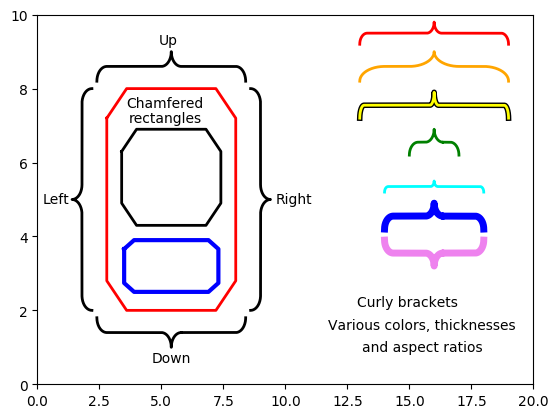

Write Python code to recreate this figure.


#Use the following 3 lines to create a curly bracket
import matplotlib.pyplot as plt
from nmtp_pyplot_tools import plot_curly_bracket
plot_curly_bracket("left",(1.4,2.2),(2.0,8.0))

#Use the following 3 lines to create a chamfered rectangle
import matplotlib.pyplot as plt
from nmtp_pyplot_tools import plot_chamfered_rectangle
plot_chamfered_rectangle([5.4,5.6],[4.0,2.6],0.6)

#Other examples of curly brackets
plot_curly_bracket("right",(8.6,9.4),(2.0,8.0))
plot_curly_bracket("up",(2.4,8.4),(8.2,9.0))
plot_curly_bracket("down",(2.4,8.4),(1.8,1.0))

plot_curly_bracket("up",(13.0,19.0),(9.2,9.8),color="red")
plot_curly_bracket("up",(13.0,19.0),(8.2,9.0),color="orange",aspect_ratio=0.4)
plot_curly_bracket("up",(13.0,19.0),(7.2,7.9),color="black",aspect_ratio=2.0,linewidth=4)
plot_curly_bracket("up",(13.0,19.0),(7.2,7.9),color="yellow",aspect_ratio=2.0)
plot_curly_bracket("up",(15.0,17.0),(6.2,6.9),color="green",aspect_ratio=1.0)
plot_curly_bracket("up",(14.0,18.0),(5.2,5.5),color="cyan",aspect_ratio=1.0)
plot_curly_bracket("up",(14.0,18.0),(4.2,4.9),color="blue",aspect_ratio=1.0,linewidth=5)
plot_curly_bracket("down",(14.0,18.0),(3.2,3.9),color="violet",aspect_ratio=1.0,linewidth=5)

#Other examples of chamfered rectangles
plot_chamfered_rectangle([5.4,5.0],[5.2,6.0],0.8,color="red")
plot_chamfered_rectangle([5.4,3.2],[3.8,1.4],0.4,chamfer_aspect_ratio=0.6,linewidth=3,color="blue")

#Labels and supplementary calls
plt.text(0.2,4.9,"Left")
plt.text(9.6,4.9,"Right")
plt.text(4.9,9.2,"Up")
plt.text(4.6,0.6,"Down")
plt.text(12.9,2.1,"Curly brackets")
plt.text(11.7,1.5,"Various colors, thicknesses")
plt.text(13.1,0.9,"and aspect ratios")
plt.text(3.6,7.5,"Chamfered")
plt.text(3.7,7.1,"rectangles")
plt.xlim([0,20])
plt.ylim([0,10])
plt.show()
